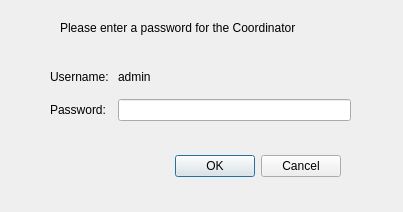
<?xml version="1.0" encoding="UTF-8"?>
<ui version="4.0">
 <class>coorPasswordWidget</class>
 <widget class="QWidget" name="coorPasswordWidget">
  <property name="windowModality">
   <enum>Qt::WindowModal</enum>
  </property>
  <property name="geometry">
   <rect>
    <x>0</x>
    <y>0</y>
    <width>403</width>
    <height>212</height>
   </rect>
  </property>
  <property name="sizePolicy">
   <sizepolicy hsizetype="Fixed" vsizetype="Fixed">
    <horstretch>0</horstretch>
    <verstretch>0</verstretch>
   </sizepolicy>
  </property>
  <property name="minimumSize">
   <size>
    <width>403</width>
    <height>212</height>
   </size>
  </property>
  <property name="maximumSize">
   <size>
    <width>403</width>
    <height>212</height>
   </size>
  </property>
  <property name="windowTitle">
   <string>Cooper Set Coordinator Password</string>
  </property>
  <widget class="QDialogButtonBox" name="buttonBox">
   <property name="geometry">
    <rect>
     <x>0</x>
     <y>150</y>
     <width>341</width>
     <height>32</height>
    </rect>
   </property>
   <property name="orientation">
    <enum>Qt::Horizontal</enum>
   </property>
   <property name="standardButtons">
    <set>QDialogButtonBox::Cancel|QDialogButtonBox::Ok</set>
   </property>
  </widget>
  <widget class="QWidget" name="layoutWidget">
   <property name="geometry">
    <rect>
     <x>50</x>
     <y>60</y>
     <width>301</width>
     <height>61</height>
    </rect>
   </property>
   <layout class="QGridLayout" name="gridLayout">
    <item row="0" column="0">
     <widget class="QLabel" name="label_2">
      <property name="text">
       <string>Username: </string>
      </property>
     </widget>
    </item>
    <item row="0" column="1">
     <widget class="QLabel" name="label_4">
      <property name="text">
       <string>admin</string>
      </property>
     </widget>
    </item>
    <item row="1" column="0">
     <widget class="QLabel" name="label_3">
      <property name="text">
       <string>Password: </string>
      </property>
     </widget>
    </item>
    <item row="1" column="1">
     <widget class="QLineEdit" name="coorPasswordBox"/>
    </item>
   </layout>
  </widget>
  <widget class="QLabel" name="label">
   <property name="geometry">
    <rect>
     <x>60</x>
     <y>20</y>
     <width>301</width>
     <height>16</height>
    </rect>
   </property>
   <property name="text">
    <string>Please enter a password for the Coordinator</string>
   </property>
  </widget>
 </widget>
 <resources/>
 <connections/>
</ui>
